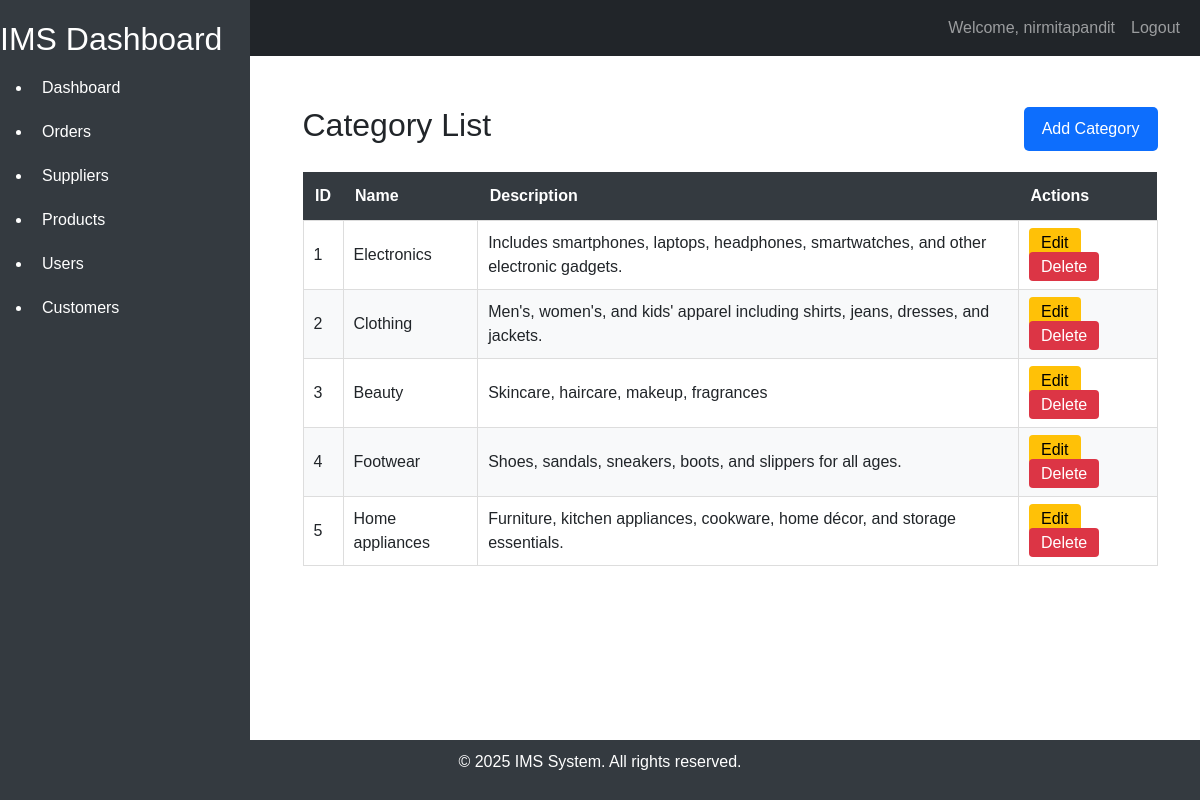
Page /product/categories/ (signed in) on the committed database.
### product/models.py (models this page shows, shortened)
class Category(models.Model):
    id=models.AutoField(primary_key=True)
    name=models.CharField(max_length=100)
    description=models.TextField(blank=True, null=True)
    created_at=models.DateTimeField(auto_now_add=True)
    updated_at=models.DateTimeField(auto_now=True)
    class Meta:
        db_table='categories'
        verbose_name='Category'
        verbose_name_plural='Categories'

### product/views.py (the view)
# urls.py: path('categories/', CategoryListView.as_view(), name='category_list'),
class CategoryListView(LoginRequiredMixin, ListView):
    model = Category
    template_name = 'product/category_list.html'
    context_object_name = 'categories'
    paginate_by = 5

### product/templates/product/category_list.html (shortened to what this page needs)
{% extends "home/base.html" %}
{% block content %}
<div class="category-container">
    <div class="header">
        <h2>Category List</h2>
        <a href="{% url 'category_create' %}" class="add-btn">
            Add Category
        </a>
    </div>
    <table class="category-table">
        <thead>
            <tr>
                <th>ID</th>
                <th>Name</th>
                <th>Description</th>
                <th>Actions</th>
            </tr>
        </thead>
        <tbody>
        {% for category in categories %}
            <tr>
                <td>{{ category.id }}</td>
                <td>{{ category.name }}</td>
                <td>{{ category.description }}</td>
                <td>
                    <a href="{% url 'category_update' category.id %}" class="edit-btn">
                        Edit
                    </a>
                    <a href="{% url 'category_delete' category.id %}" class="delete-btn">
                        Delete
                    </a>
                </td>
            </tr>
        {% empty %}
            <tr>
                <td colspan="4" class="no-data">
                    No categories found.
                </td>
            </tr>
        {% endfor %}
        </tbody>
    </table>
</div>
{% endblock %}

### home/templates/home/base.html (shortened to what this page needs)
<!DOCTYPE html>
<html lang="en">
<head>
    <link href="https://cdn.jsdelivr.net/npm/bootstrap@5.3.0-alpha1/dist/css/bootstrap.min.css" rel="stylesheet">
</head>
<body>
    <nav class="navbar navbar-expand-lg navbar-dark bg-dark">
        <div class="container-fluid">
            <a class="navbar-brand" href="#">IMS</a>
            <div class="collapse navbar-collapse" id="navbarNav">
                <ul class="navbar-nav ms-auto">
                    {% if user.is_authenticated %}
                    <li class="nav-item">
                        <a class="nav-link" href="#">Welcome, {{ user.username }}</a>
                    </li>
                    <li class="nav-item">
                        <a class="nav-link" href="{% url 'logout' %}">Logout</a>
                    </li>
                    {% endif %}
                </ul>
            </div>
        </div>
    </nav>
    <div class="sidebar">
        <h2>IMS Dashboard</h2>
        <ul>
            <li>
                <a href="{% url 'dashboard' %}"
                    class="{% if request.path == '/dashboard/' %}active{% endif %}">Dashboard</a>
            </li>
            <li>
                <a href="{% url 'order_list' %}"
                    class="{% if request.path == '/orders/list/' %}active{% endif %}">Orders</a>
            </li>
            <li>
                <a href="{% url 'supplier_list' %}"
                    class="{% if request.path == '/suppliers/list/' %}active{% endif %}">Suppliers</a>
            </li>
            <li>
                <a href="{% url 'products_list' %}"
                    class="{% if request.path == '/products/list/' %}active{% endif %}">Products</a>
            </li>
            <li>
                <a href="{% url 'user_list' %}"
                    class="{% if request.path == '/users/list/' %}active{% endif %}">Users</a>
            </li>
            <li>
                <a href="{% url 'customers_list' %}"
                    class="{% if request.path == '/customers/list/' %}active{% endif %}">Customers</a>
            </li>
        </ul>
    </div>
    <div class="content">
        {% block content %}
        {% endblock %}
    </div>
    <footer class="footer">
        <div class="container">
            <p>&copy; 2025 IMS System. All rights reserved.</p>
        </div>
    </footer>
</body>
</html>

### home/templates/home/base.html (style rules this page uses)
body { font-family: Arial, sans-serif; display: flex; flex-direction: column; min-height: 100vh; }
.sidebar { position: fixed; top: 0; left: 0; height: 100%; width: 250px; background-color: #343a40; color: #fff; padding-top: 20px; }
.sidebar a { color: #fff; text-decoration: none; padding: 10px; display: block; }
.content { margin-left: 260px; padding: 20px; flex: 1; }
.footer { background-color: #343a40; color: white; text-align: center; padding: 10px 0; position: relative; width: 100%; }

### product/templates/product/category_list.html (style rules this page uses)
.category-container { width:95%; margin:30px auto; }
.header { display:flex; justify-content:space-between; align-items:center; margin-bottom:20px; }
.add-btn { background:#0d6efd; color:white; text-decoration:none; padding:10px 18px; border-radius:5px; }
.category-table { width:100%; border-collapse:collapse; }
.category-table th { background:#343a40; color:white; padding:12px; }
.category-table td { border:1px solid #ddd; padding:10px; }
.category-table tr:nth-child(even) { background:#f8f9fa; }
.edit-btn { background:#ffc107; color:black; text-decoration:none; padding:6px 12px; border-radius:4px; margin-right:5px; }
.delete-btn { background:#dc3545; color:white; text-decoration:none; padding:6px 12px; border-radius:4px; }

### rows in the picture
Category: id "1", name "Electronics", description "Includes smartphones, laptops, headphones, smartwatches, and other electronic gadgets."
Category: id "2", name "Clothing", description "Men's, women's, and kids' apparel including shirts, jeans, dresses, and jackets."
Category: id "3", name "Beauty", description "Skincare, haircare, makeup, fragrances"
Category: id "4", name "Footwear", description "Shoes, sandals, sneakers, boots, and slippers for all ages."
Category: id "5", name "Home appliances", description "Furniture, kitchen appliances, cookware, home décor, and storage essentials."

### other values in the picture
{{ user.username }} "nirmitapandit"
